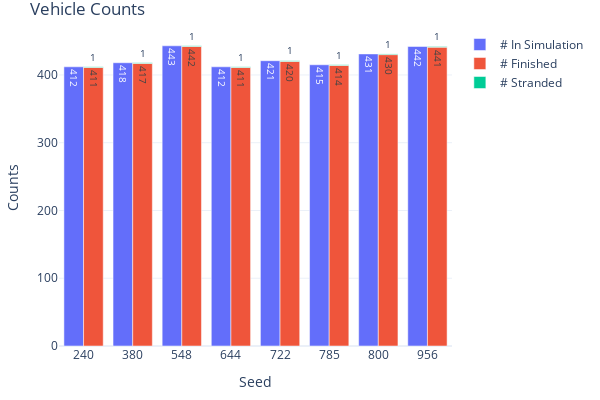

Notebook code cell kept with this figure:
### Markdown cell above
#### 5.1 Vehicle Counts

### Code cell
fig = go.Figure(
    data=[
        go.Bar(
            name="# In Simulation",
            x=count_stats['param_value'],
            y=count_stats['sim_count'],
            offsetgroup=0,
            text=count_stats['sim_count'],
            textposition='auto',
        ),
        go.Bar(
            name="# Finished",
            x=count_stats['param_value'],
            y=count_stats['fin_count'],
            offsetgroup=1,
            text=count_stats['fin_count'],
            textposition='auto',
        ),
        go.Bar(
            name="# Stranded",
            x=count_stats['param_value'],
            y=count_stats['str_count'],
            offsetgroup=1,
            base=count_stats['fin_count'],
            text=count_stats['str_count'],
            textposition='auto',
        )
    ],
    layout=go.Layout(
        title="Vehicle Counts",
        yaxis_title="Counts", 
        xaxis_title="Seed", width=600, height=400
        
    )
)
fig.update_xaxes(type='category')
fig.update_layout(margin=dict(l=20, r=20, t=30, b=20), uniformtext_minsize=8, uniformtext_mode='hide', template='plotly_white')
fig.show()

### Figure 1 — Plotly figure (JSON) as saved in the notebook; plotly's stock layout.template omitted (floating-point values rounded to 4 significant figures)
{"data": [{"name": "# In Simulation", "offsetgroup": "0", "text": [412, 418, 443, 412, 421, 415, 431, 442], "textposition": "auto", "type": "bar", "x": ["240", "380", "548", "644", "722", "785", "800", "956"], "y": [412, 418, 443, 412, 421, 415, 431, 442]}, {"name": "# Finished", "offsetgroup": "1", "text": [411, 417, 442, 411, 420, 414, 430, 441], "textposition": "auto", "type": "bar", "x": ["240", "380", "548", "644", "722", "785", "800", "956"], "y": [411, 417, 442, 411, 420, 414, 430, 441]}, {"base": [411, 417, 442, 411, 420, 414, 430, 441], "name": "# Stranded", "offsetgroup": "1", "text": [1, 1, 1, 1, 1, 1, 1, 1], "textposition": "auto", "type": "bar", "x": ["240", "380", "548", "644", "722", "785", "800", "956"], "y": [1, 1, 1, 1, 1, 1, 1, 1]}], "layout": {"height": 400, "margin": {"b": 20, "l": 20, "r": 20, "t": 30}, "title": {"text": "Vehicle Counts"}, "uniformtext": {"minsize": 8, "mode": "hide"}, "width": 600, "xaxis": {"autorange": true, "range": [-0.5, 7.5], "title": {"text": "Seed"}, "type": "category"}, "yaxis": {"autorange": true, "range": [0, 466.3], "title": {"text": "Counts"}, "type": "linear"}}}
